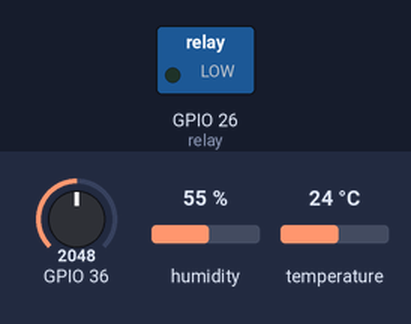
This sketch was run on a simulated ESP32. Shown: switched loads named in the sketch (green lamp = pin HIGH). Inputs (shaded band) come from the test bench; at power-on: GPIO 36 = 2048, humidity 55 %, temperature 24 °C. What the sketch prints to the serial monitor is not drawn.

Above: at 1.2 s.
1.3 s: GPIO 36 set to 1960
2.8 s: GPIO 36 set to 1860
At 3.8 s:
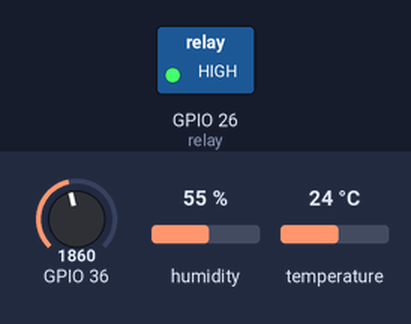
4.3 s: GPIO 36 set to 1940
At 5.0 s:
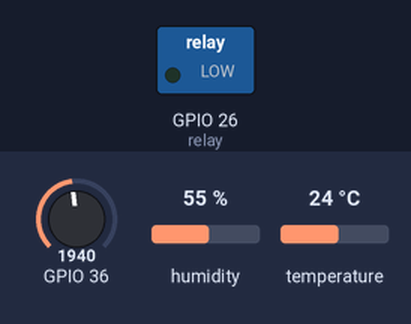
5.8 s: GPIO 36 set to 1228
At 6.1 s:
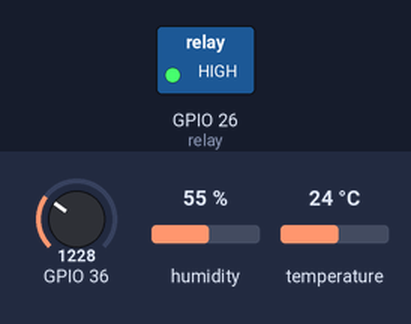
Timing chart, 0 to 8.3 s (numbered marks = the images above; inputs shaded):
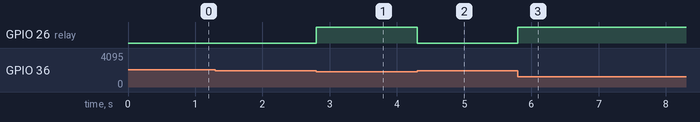

Measured:
- the behaviour switches between 1901 and 1900 on GPIO 36 (found by bisection; images 0 and 1)
- after the input at 2.8 s, GPIO 26 (relay): LOW → HIGH at once
- after the input at 4.3 s, GPIO 26 (relay): HIGH → LOW at once
- after the input at 5.8 s, GPIO 26 (relay): LOW → HIGH at once

The sketch:

combined.ino
```cpp
// DHT sensor library - Version: Latest
#include <DHT.h>
#include <DHT_U.h>
int sensorValue;

// DHT sensor library - Version: Latest

#define DHT_SENSOR_PIN  21 // ESP32 pin GPIO21 connected to DHT11 sensor
#define DHT_SENSOR_TYPE DHT22

DHT dht_sensor(DHT_SENSOR_PIN, DHT_SENSOR_TYPE);


const int relay = 26;

void setup() {
  Serial.begin(115200);
  pinMode(relay, OUTPUT);
  dht_sensor.begin();
}

void loop()
 {

  float humi  = dht_sensor.readHumidity();
  // read temperature in Celsius
  float tempC = dht_sensor.readTemperature();
  // read temperature in Fahrenheit
  float tempF = dht_sensor.readTemperature(true);
  sensorValue = analogRead(A0);
   Serial.println(sensorValue);
  if(sensorValue>1900)
  {
    digitalWrite(relay, LOW);
    Serial.println("Current Flowing");
  }else
 {
  digitalWrite(relay, HIGH);
  Serial.println("Current not Flowing");
 }


}
```
